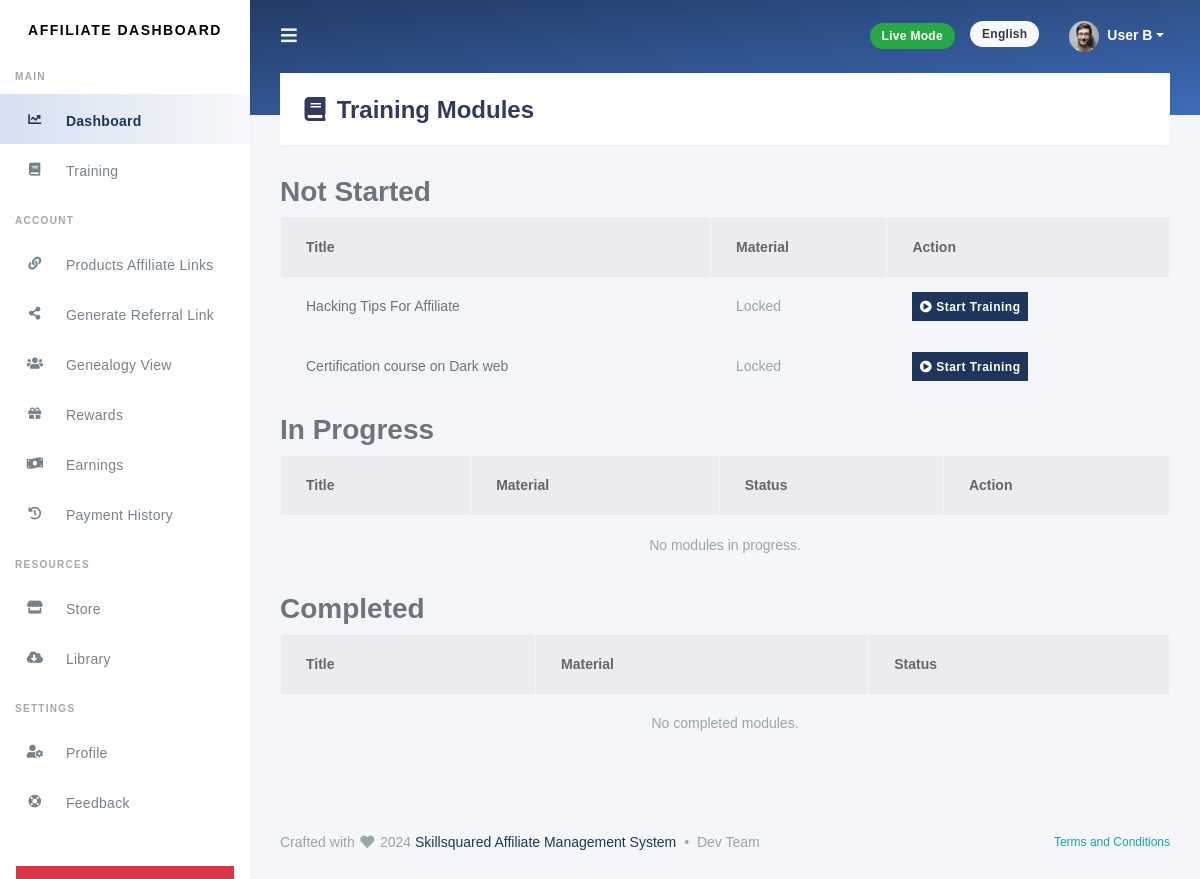
Before: /affiliates/affiliate-training/ (signed in) with the older database file.
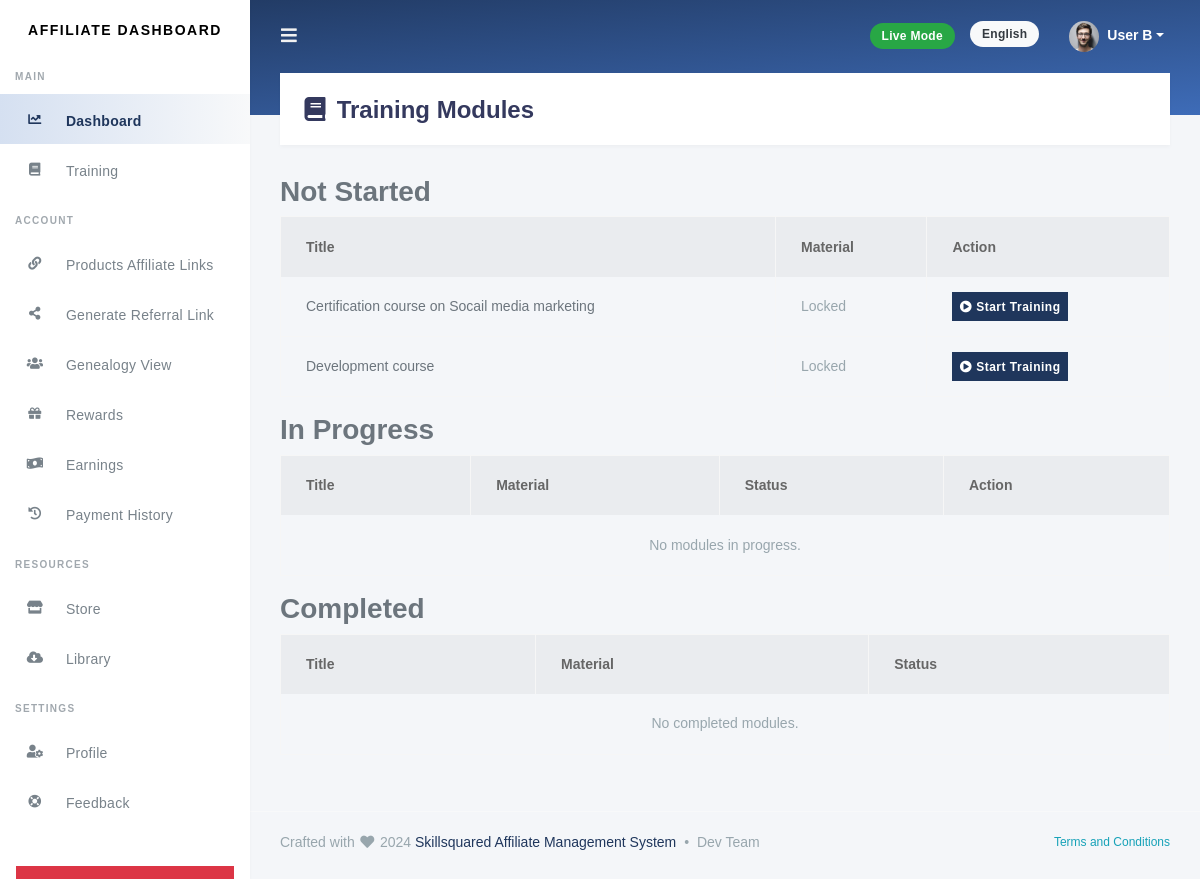
After: the same page with the newer database file.
### training/models.py (models this page shows, shortened)
class TrainingModule(models.Model):
    title = models.CharField(max_length=255, unique=True)
    content = models.TextField()
    material = models.FileField(upload_to='training_materials/', null=True, blank=True)
    completion_time = models.PositiveIntegerField(help_text="Time in minutes")  # Estimated time
    created_at = models.DateTimeField(auto_now_add=True)

### affiliates/views.py (the view)
# urls.py: path('affiliate-training/', affiliate_training, name='affiliate_training'),
@login_required
def affiliate_training(request):
    modules = TrainingModule.objects.all()
    progress_list = TrainingProgress.objects.filter(user=request.user)
    progress_mapping = {progress.module.id: progress for progress in progress_list}
    categorized_modules = {
        'not_started': [],
        'in_progress': [],
        'completed': [],
    }
    for module in modules:
        progress = progress_mapping.get(module.id)
        if not progress:
            categorized_modules['not_started'].append(module)
        elif progress.completed:
            categorized_modules['completed'].append((module, progress))
        else:
            categorized_modules['in_progress'].append((module, progress))
    context = {
        'categorized_modules': categorized_modules,
    }
    return render(request, 'trainings/modules.html', context)

### templates/trainings/modules.html
{% extends 'base.html' %}
{% block content %}
<div class="section-header">
    <h1><i class="fa fa-fw fa-book"></i> Training Modules</h1>
</div>
<div class="section-body">
    <h3>Not Started</h3>
    <table class="table table-bordered">
        <thead class="thead-light">
            <tr>
                <th>Title</th>
                <th>Material</th>
                <th>Action</th>
            </tr>
        </thead>
        <tbody>
            {% for module in categorized_modules.not_started %}
            <tr>
                <td>{{ module.title }}</td>
                <td><span class="text-muted">Locked</span></td>
                <td>
                    <a href="{% url 'start_training' module.id %}" class="btn btn-primary btn-sm">
                        <i class="fa fa-play-circle"></i> Start Training
                    </a>
                </td>
            </tr>
            {% empty %}
            <tr>
                <td colspan="3" class="text-center text-muted">No modules available to start.</td>
            </tr>
            {% endfor %}
        </tbody>
    </table>
    <h3>In Progress</h3>
    <table class="table table-bordered">
        <thead class="thead-light">
            <tr>
                <th>Title</th>
                <th>Material</th>
                <th>Status</th>
                <th>Action</th>
            </tr>
        </thead>
        <tbody>
            {% for module, progress in categorized_modules.in_progress %}
            <tr>
                <td>{{ module.title }}</td>
                <td>
                    {% if module.material %}
                    <a href="{{ module.material.url }}" class="btn btn-info btn-sm" target="_blank">
                        <i class="fa fa-download"></i> Download
                    </a>
                    {% else %}
                    <span class="text-muted">N/A</span>
                    {% endif %}
                </td>
                <td><span class="badge badge-warning">In Progress</span></td>
                <td>
                    <a href="{% url 'start_training' module.id %}" class="btn btn-primary btn-sm">
                        <i class="fa fa-play-circle"></i> Continue Training
                    </a>
                </td>
            </tr>
            {% empty %}
            <tr>
                <td colspan="4" class="text-center text-muted">No modules in progress.</td>
            </tr>
            {% endfor %}
        </tbody>
    </table>
    <h3>Completed</h3>
    <table class="table table-bordered">
        <thead class="thead-light">
            <tr>
                <th>Title</th>
                <th>Material</th>
                <th>Status</th>
            </tr>
        </thead>
        <tbody>
            {% for module, progress in categorized_modules.completed %}
            <tr>
                <td>{{ module.title }}</td>
                <td>
                    {% if module.material %}
                    <a href="{{ module.material.url }}" class="btn btn-info btn-sm" target="_blank">
                        <i class="fa fa-download"></i> Download
                    </a>
                    {% else %}
                    <span class="text-muted">N/A</span>
                    {% endif %}
                </td>
                <td>
                    <span class="badge badge-success">Completed</span>
                    {% if progress.admin_verified %}
                    <span class="badge badge-primary">Verified</span>
                    {% else %}
                    <span class="badge badge-secondary">Pending Verification</span>
                    {% endif %}
                </td>
            </tr>
            {% empty %}
            <tr>
                <td colspan="3" class="text-center text-muted">No completed modules.</td>
            </tr>
            {% endfor %}
        </tbody>
    </table>
</div>
{% endblock %}

### templates/base.html (shortened to what this page needs)
<!DOCTYPE html>
{% load static %} {% load crispy_forms_tags %} {% load bootstrap4 %}
<html class="no-js" lang="en" dir="ltr">
  {% include 'head.html' %}
  <body class="pace-done">
    <div id="app">
      <div class="main-wrapper">
        {% include 'header.html' %}
        <div class="main-content" style="min-height: 492px">
          <section class="section">
            {% block content %}{% load static %} {% endblock %}
          </section>
        </div>
        {% include 'footer.html' %}
      </div>
    </div>
  </body>
</html>

### templates/head.html (shortened to what this page needs)
{% load static %}
<head>
  <link rel="stylesheet" href="{% static 'css/bootstrap.min.css' %}" />
  <link rel="stylesheet" href="{% static 'css/all.min.css' %}" />
  <link
    rel="stylesheet"
    href="https://cdnjs.cloudflare.com/ajax/libs/font-awesome/5.15.4/css/all.min.css"
  />
  <link rel="stylesheet" href="https://cdnjs.cloudflare.com/ajax/libs/font-awesome/5.15.4/css/all.min.css" />
  <link rel="stylesheet" href="{% static 'css/pace-theme-minimal.css' %}" />
  <link rel="stylesheet" href="{% static 'css/toastr.min.css' %}" />
  <link rel="stylesheet" href="{% static 'css/select2.min.css' %}" />
  <link rel="stylesheet" href="{% static 'css/chartjs.css' %}" />
  <link rel="stylesheet" href="{% static 'css/fontmuli.css' %}" />
  <link rel="stylesheet" href="{% static 'css/style.css' %}" />
  <link rel="stylesheet" href="{% static 'css/components.css' %}" />
  <link rel="stylesheet" href="{% static 'css/custom.css' %}" />
  <link rel="stylesheet" href="{% static 'css/notifytoast.css' %}" />
  <link rel="stylesheet" href="{% static 'css/demo_colorchanger.css' %}" />
  <link href="{% static 'css/summernote-bs4.css' %}" rel="stylesheet" />
</head>

### templates/header.html (shortened to what this page needs)
{% load static %}
<div class="navbar-bg"></div>
<nav class="navbar navbar-expand-lg main-navbar">
  <div class="mr-auto">
    <ul class="navbar-nav mr-3">
      <li>
        <a href="#" data-toggle="sidebar" class="nav-link nav-link-lg"
          ><i class="fas fa-bars"></i
        ></a>
      </li>
    </ul>
  </div>
  <ul class="navbar-nav">
    <li><div class="badge badge-success">Live Mode</div></li>
  </ul>
  <ul class="navbar-nav navbar-right">
    <li class="dropdown dropdown-list-toggle">
      <a
        href="#"
        data-toggle="dropdown"
        class="nav-link notification-toggle nav-link-lg"
      >
        <div class="d-none d-md-block badge badge-light">English</div>
      </a>
    </li>
    <li class="dropdown">
      <a
        href="#"
        data-toggle="dropdown"
        class="nav-link dropdown-toggle nav-link-lg nav-link-user"
      >
        <img
          alt="image"
          src="{% static 'assets/image/mbr_image_1.jpg' %}"
          class="rounded-circle mr-1"
        />
        <div class="d-sm-none d-lg-inline-block">
          <span class="text-capitalize">User B</span>
        </div></a
      >
    </li>
  </ul>
</nav>
{% include 'sidebar.html' %}

### templates/sidebar.html (shortened to what this page needs)
{% load static %}
<div class="main-sidebar" tabindex="1" style="overflow: hidden; outline: none">
  <aside id="sidebar-wrapper">
    <div class="sidebar-brand">
      <a href="{% url 'affiliate_dashboard' %}">Affiliate Dashboard</a>
    </div>
    <ul class="sidebar-menu">
      <li class="menu-header">Main</li>
      <li class="active">
        <a class="nav-link" href="{% url 'affiliate_dashboard' %}">
          <i class="fas fa-chart-line"></i>
          <span>Dashboard</span>
        </a>
      </li>
      <li>
        <a class="nav-link" href="{% url 'affiliate_training' %}">
          <i class="fas fa-book"></i>
          <span>Training</span>
        </a>
      </li>
      <li class="menu-header">Account</li>
      <li>
        <a class="nav-link" href="{% url 'affiliate_links' %}">
          <i class="fas fa-link"></i>
          <span>Products Affiliate Links</span>
        </a>
      </li>
      <li>
        <a class="nav-link" href="{% url 'generate_referral_link' %}">
          <i class="fas fa-share-alt"></i>
          <span>Generate Referral Link</span>
        </a>
      </li>
      <li>
        <a class="nav-link" href="{% url 'view_genealogy' %}">
          <i class="fas fa-users"></i>
          <span> Genealogy View </span>
        </a>
      </li>
      <li>
        <a class="nav-link" href="{% url 'view_rewards' %}">
          <i class="fas fa-gift"></i>
          <span>Rewards</span>
        </a>
      </li>
      <li>
        <a class="nav-link" href="{% url 'affiliate_earnings' %}">
          <i class="fas fa-money-bill-wave"></i>
          <span>Earnings</span>
        </a>
      </li>
      <li>
        <a class="nav-link" href="{% url 'payment_history' %}">
          <i class="fas fa-history"></i>
          <span>Payment History</span>
        </a>
      </li>
      <li class="menu-header">Resources</li>
      <li>
        <a class="nav-link" href="{% url 'store' %}">
          <i class="fas fa-store"></i>
          <span>Store</span>
        </a>
      </li>
      <li>
        <a class="nav-link" href="{% url 'training_materials' %}">
          <i class="fas fa-cloud-download-alt"></i>
          <span>Library</span>
        </a>
      </li>
      <li class="menu-header">Settings</li>
      <li>
        <a class="nav-link" href="{% url 'update_profile' %}">
          <i class="fas fa-user-cog"></i>
          <span>Profile</span>
        </a>
      </li>
      <li>
        <a class="nav-link" href="{% url 'feedback' %}">
          <i class="fas fa-life-ring"></i>
          <span>Feedback</span>
        </a>
      </li>
    </ul>
    <div class="mt-4 mb-4 p-3 hide-sidebar-mini">
      <a href="{% url 'logout' %}" class="btn btn-danger btn-lg btn-block btn-icon-split">
        <i class="fas fa-door-open"></i> Logout
      </a>
    </div>
  </aside>
</div>

### templates/footer.html (shortened to what this page needs)
{% load static %}
<footer class="main-footer">
  <div class="footer-left">
    Crafted with <i class="fa fa-fw fa-heart"></i> 2024
    <a href="https://skillsquared.com"
      >Skillsquared Affiliate Management System</a
    >
    <div class="bullet"></div>
    <span class="d-none d-sm-inline"> Dev Team</span>
  </div>
  <div class="footer-right">
    <div class="d-none d-sm-block text-small">
      <a
        href="javascript:;"
        data-href="../common/terms.html"
        data-poptitle="Terms and Conditions"
        class="openPopup text-info"
        >Terms and Conditions</a
      >
    </div>
  </div>
</footer>

### static/css/custom.css (style rules this page uses)
::placeholder { font-size: 0.9em; font-family: "Segoe UI", "Georgia", "Helvetica", Arial; color: #bebebe !important; }

Changed rows visible on the page:
removed TrainingModule: title "Hacking Tips For Affiliate"
removed TrainingModule: title "Certification course on Dark web"
added TrainingModule: title "Certification course on Socail media marketing"
added TrainingModule: title "Development course"
